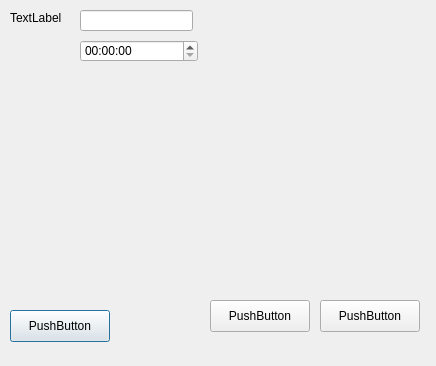
<?xml version="1.0" encoding="UTF-8"?>
<ui version="4.0">
 <class>Dialog</class>
 <widget class="QDialog" name="Dialog">
  <property name="geometry">
   <rect>
    <x>0</x>
    <y>0</y>
    <width>436</width>
    <height>366</height>
   </rect>
  </property>
  <property name="windowTitle">
   <string>Dialog</string>
  </property>
  <widget class="QPushButton" name="pushButton">
   <property name="geometry">
    <rect>
     <x>10</x>
     <y>310</y>
     <width>100</width>
     <height>32</height>
    </rect>
   </property>
   <property name="text">
    <string>PushButton</string>
   </property>
  </widget>
  <widget class="QPushButton" name="pushButton_2">
   <property name="geometry">
    <rect>
     <x>320</x>
     <y>300</y>
     <width>100</width>
     <height>32</height>
    </rect>
   </property>
   <property name="text">
    <string>PushButton</string>
   </property>
  </widget>
  <widget class="QPushButton" name="pushButton_3">
   <property name="geometry">
    <rect>
     <x>210</x>
     <y>300</y>
     <width>100</width>
     <height>32</height>
    </rect>
   </property>
   <property name="text">
    <string>PushButton</string>
   </property>
  </widget>
  <widget class="QLineEdit" name="lineEdit">
   <property name="geometry">
    <rect>
     <x>80</x>
     <y>10</y>
     <width>113</width>
     <height>21</height>
    </rect>
   </property>
  </widget>
  <widget class="QLabel" name="label">
   <property name="geometry">
    <rect>
     <x>10</x>
     <y>10</y>
     <width>58</width>
     <height>16</height>
    </rect>
   </property>
   <property name="text">
    <string>TextLabel</string>
   </property>
  </widget>
  <widget class="QTimeEdit" name="timeEdit">
   <property name="geometry">
    <rect>
     <x>80</x>
     <y>40</y>
     <width>118</width>
     <height>22</height>
    </rect>
   </property>
  </widget>
 </widget>
 <resources/>
 <connections/>
</ui>
